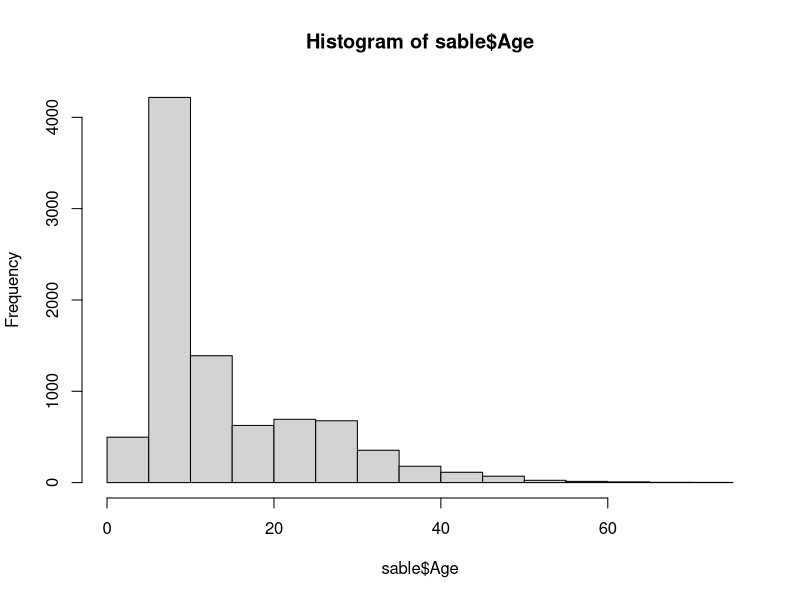
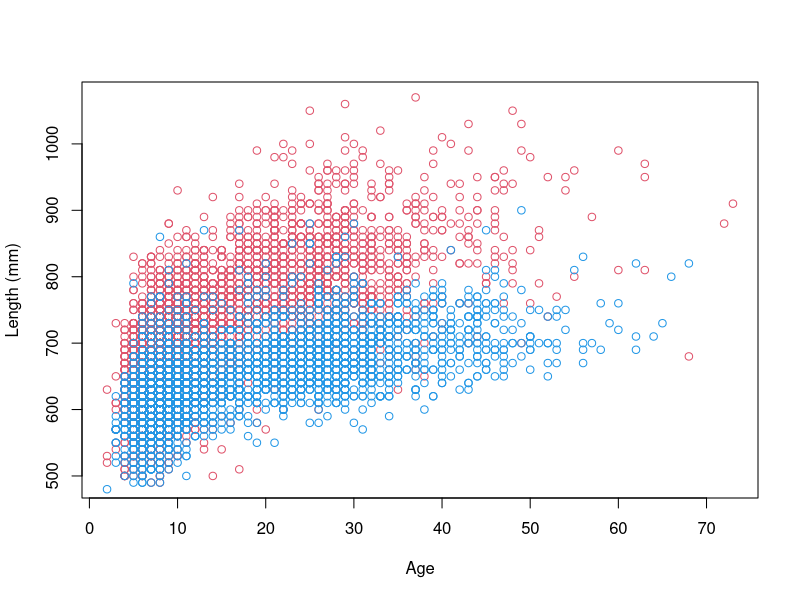
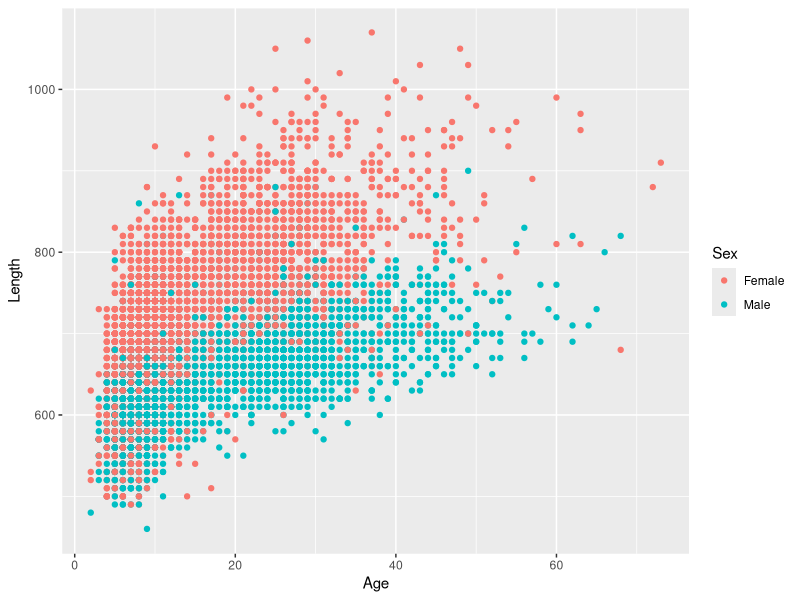
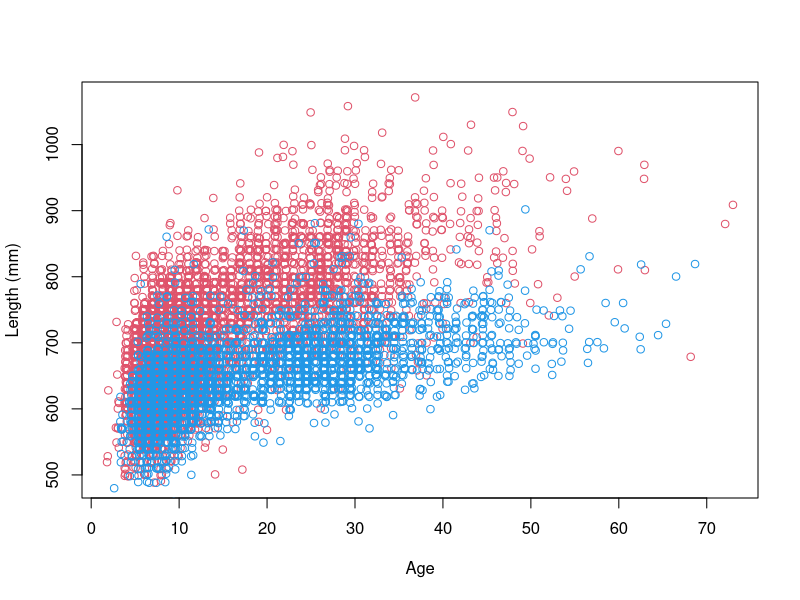
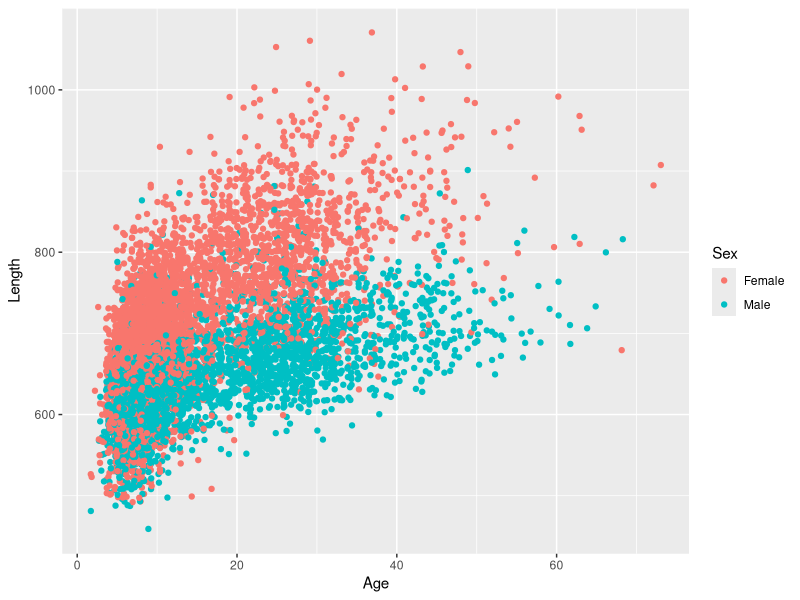
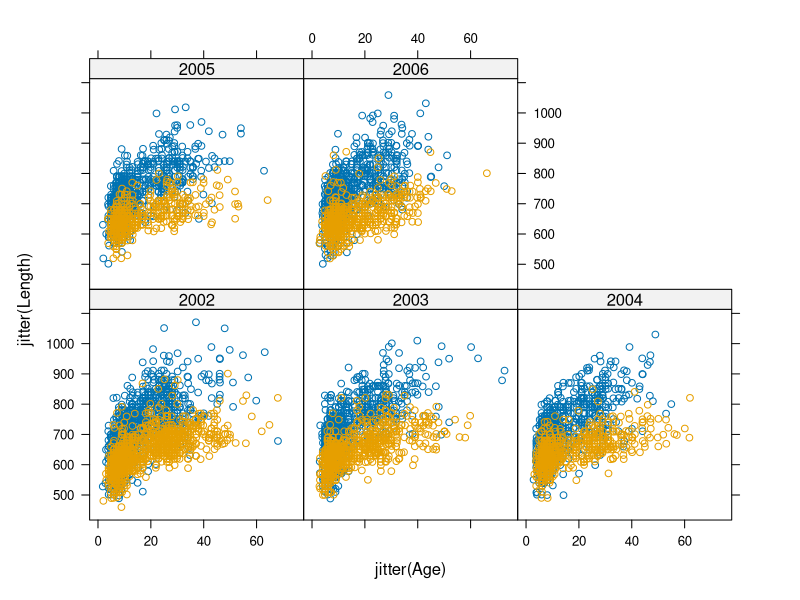
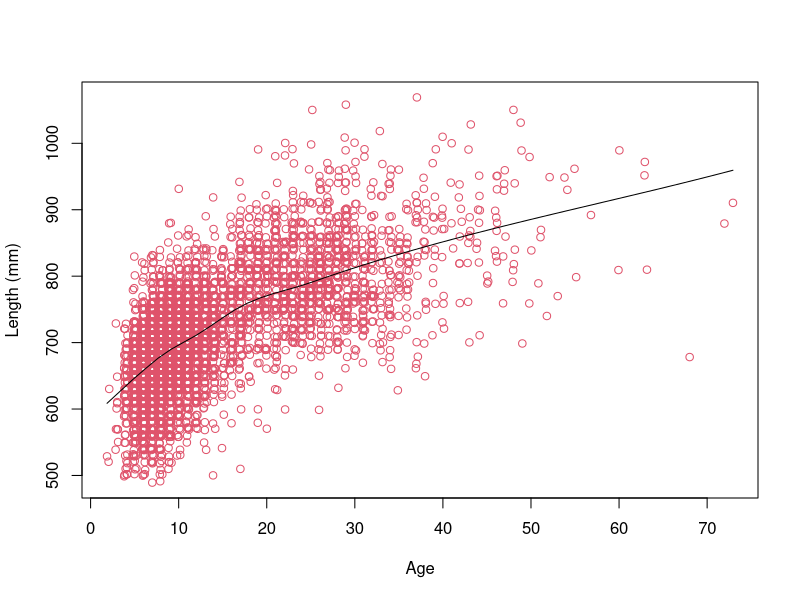
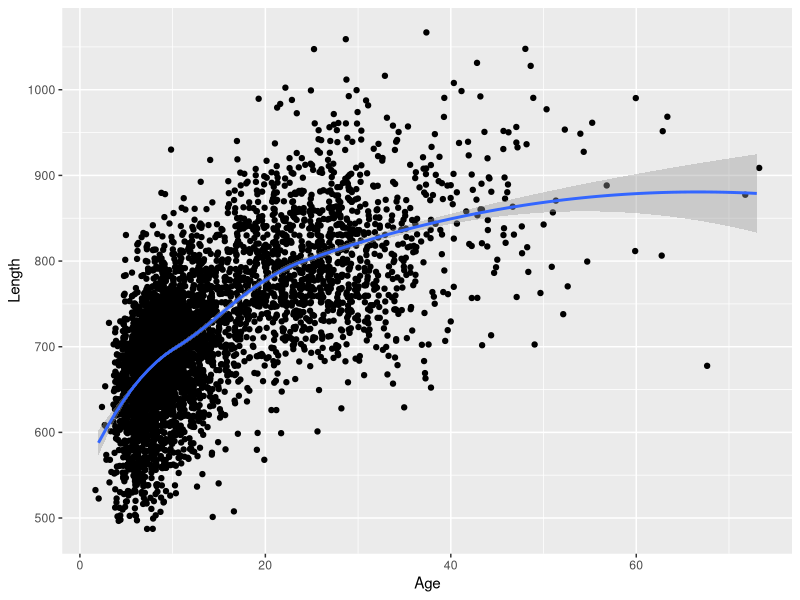

These charts were generated, in order, by the following R code:
##########################################################

# FISH 604
# Homework 2 script file
# Chatham sablefish growth
# Luke Henslee- Sep 16, 2021

##########################################################

library(tidyverse)

############ Prob. 1: Data import 
sable <- read.csv("sablefish.csv", as.is=F)
head(sable)	      # Look at first few rows
hist(sable$Age)   # Age composition
table(sable$Age)  # Same in table format
summary(sable)    # Basic summary of each variable
is.factor(sable$Sex)


############ Prob. 2: Data exploration:

### 1. Plot Length-at-age, grouped by sex:
plot(Length ~ Age, data=sable, subset = Sex == "Female", col=2, 
     xlab = "Age", ylab = "Length (mm)")
points(Length ~ Age, data = sable, subset = Sex == "Male", col=4)

# ggplot version
p1 <- ggplot(data = sable, aes(x= Age, y= Length))
p1 +  geom_point(aes(color = Sex))

## Jittering coordinates to show points that overlap 

# base graphics:
plot(jitter(Length) ~ jitter(Age), data=sable, subset = Sex == "Female", 
     col=2, xlab = "Age", ylab = "Length (mm)")
points(jitter(Length) ~ jitter(Age+0.5), data = sable, 
       subset = Sex == "Male", col=4)

# ggplot version:
p1 + geom_jitter(aes(color = Sex))


### 2. Plot Length-at-age by year, grouped by sex:
sable$Year <- factor(sable$Year)

# From 'lattice' package:
library(lattice)
xyplot(jitter(Length) ~ jitter(Age) | factor(Year), data=sable, groups = Sex)

# Females only, base graphics, with scatterplot smoother (spline):
sub <- sable$Sex == "Female"
scatter.smooth(jitter(sable$Age[sub]), jitter(sable$Length[sub]), col=2, 
               xlab = "Age", ylab = "Length (mm)")
# ggplot, females only
ggplot(data = subset(sable, Sex == "Female"), aes(x = Age, y = Length)) +
  geom_jitter() +
  geom_smooth(method = "loess")

# lattice graphics, scatterplots and scatterplot smoothers, by year
xyplot(jitter(Length) ~ jitter(Age) | factor(Year), data=sable, groups=Sex, auto.key=T)
xyplot(jitter(Length) ~ jitter(Age) | factor(Year), data=sable, groups=Sex, 
       xlim = c(0,50), ylim = c(450, 1000), auto.key=T)
xyplot(Length ~ Age | factor(Year), data=sable, groups=Sex, panel = "panel.superpose", 
       panel.groups = "panel.loess", auto.key=T)

# ggplot version, with loess smoother and 95% confidence bands:
p1 + geom_smooth(method = "loess", aes (color = Sex)) +
  facet_wrap(~Year)
# scatterplot + loess smoother:
p1 + geom_jitter(aes(color = Sex), pch=1) +
  geom_smooth(aes(color=Sex), method="loess", level=0.95) +
  facet_wrap(~Year)


########### Prob. 3: Fit Ludwig van Bertalanffy (LVB) 
###########          growth model to sablefish data 

# LvB growth model function to compute predicted values:
LvB <- function(a, k, L.inf, a0) {
  L.inf*(1-exp(-k*(a-a0)))
}

# Try out some starting values and superimpose on scatterplot:
ST <- c(k = 0.05, L.inf = 800 , a0 = -15) 
# Make sure to pick sensible values for L.inf and a0, then add line:
plot(jitter(Length) ~ jitter(Age), data=sable, col=2)
lines(1:80, LvB(1:80, k = ST[1], L.inf = ST[2], a0 = ST[3]), lwd=3)

# Fit the model using 'nls()' with the regression equation
# 'nls' finds parameters that minimize the sum of squared
# differences between the left-hand side (observed lengths)
# and the right-hand side (predicted lengths) of the formula
fit <- nls(Length ~ LvB(Age, k, L.inf, a0), data = sable, start = ST)
summary(fit)
coef(fit)

# Visualize the overall model fit
plot(jitter(Length) ~ jitter(Age), data=sable, col=2)
cf <- coef(fit)

# Add the fitted model to the scatterplot...
lines(1:80, LvB(1:80, k = cf[1], L.inf = cf[2], a0 = cf[3]), lwd=3)

##### Prob. 4: Diagnostics
r <- resid(fit)  # Extract residuals (make sure 'fit' is the combined model fit)
cf <- coef(fit)
r2 <- sable$Length - LvB(sable$Age,k=cf[1],L.inf=cf[2], a0=cf[3])


# Example plot:
boxplot(r ~ Year, data = sable); abline(h=0, col=2) 


##### Prob. 5: Analyses by sex

